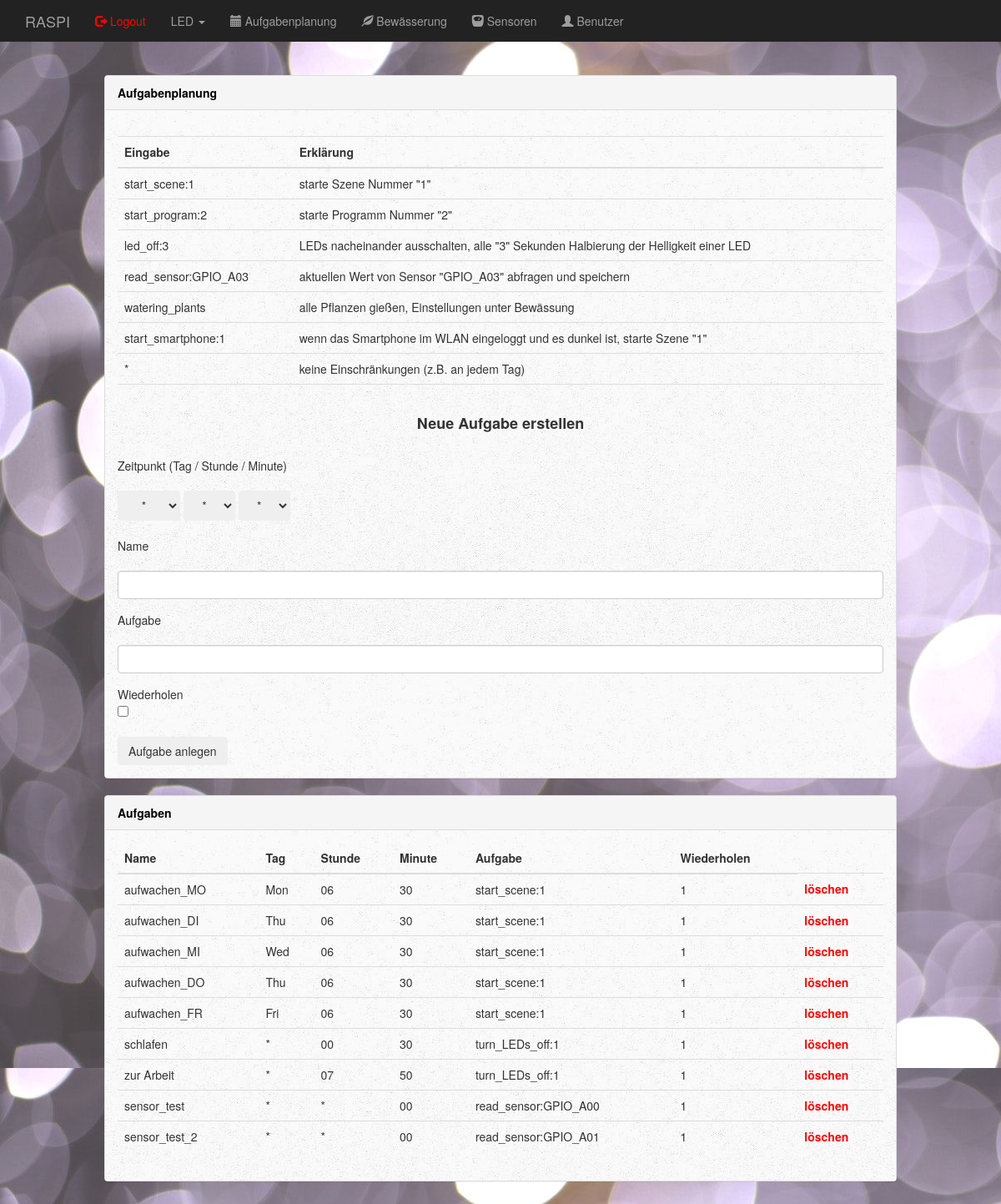
Page /dashboard/schedular/ (signed in) on the earlier database version.
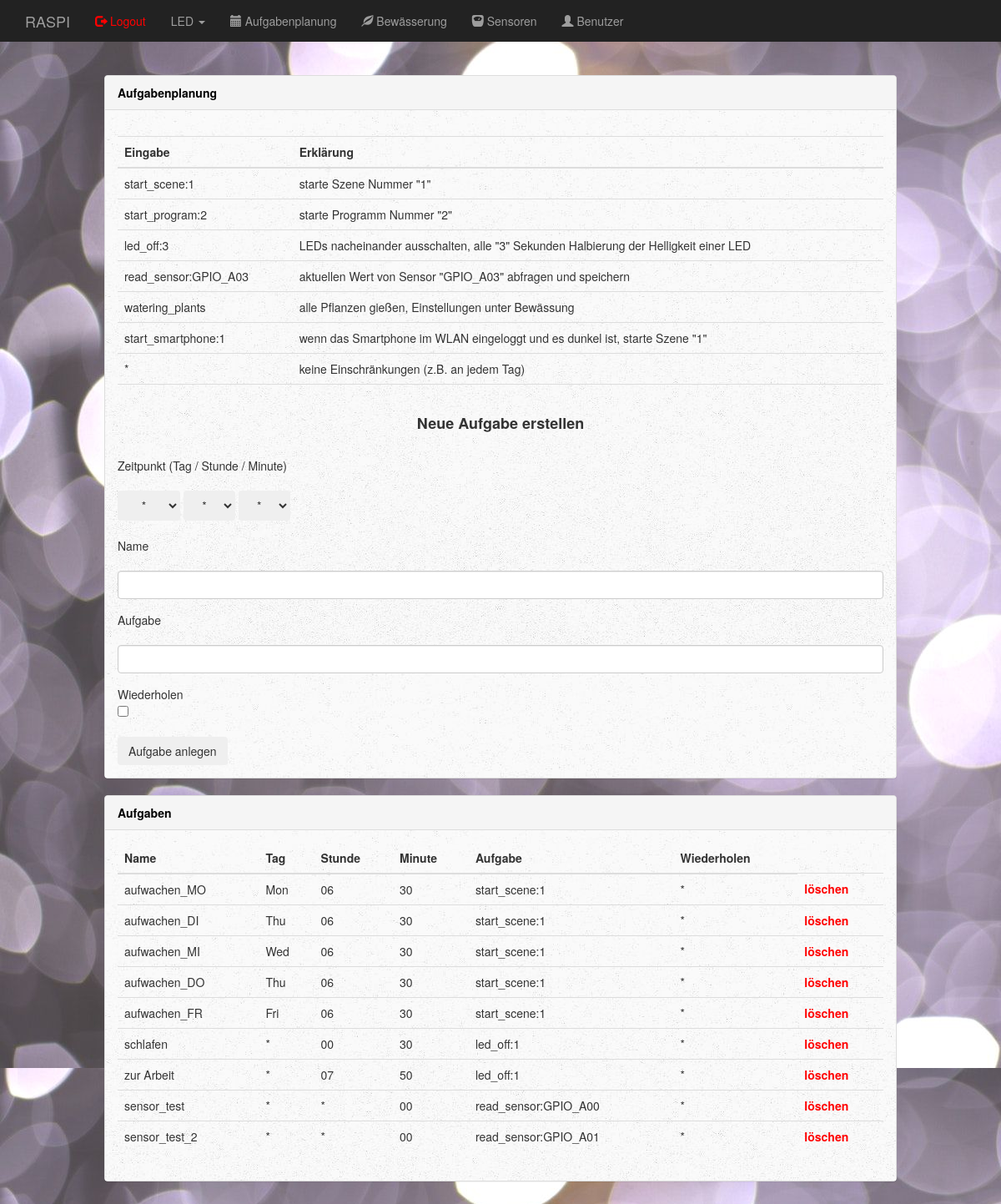
Same page on the later database version.
### app.py (models this page shows)
class Schedular(db.Model):
    __tablename__ = 'schedular'
    id     = db.Column(db.Integer, primary_key=True, autoincrement = True)
    name   = db.Column(db.String(50), unique=True)
    day    = db.Column(db.String(50))
    hour   = db.Column(db.String(50))
    minute = db.Column(db.String(50))
    task   = db.Column(db.String(100))
    repeat = db.Column(db.String(50))

### app.py (the view)
@app.route('/dashboard/schedular/', methods=['GET'])
@login_required
@superuser_required
def dashboard_schedular():
    error_massage = ""
    set_name = ""
    set_task = ""
    if request.method == "GET":
        if request.args.get("set_name") is not None:
            if request.args.get("set_name") == "":
                error_massage = "Kein Name angegeben"
                set_task = request.args.get("set_task")
            elif request.args.get("set_task") == "":
                error_massage = "Keine Aufgabe angegeben"
                set_name = request.args.get("set_name")
            else:
                name   = request.args.get("set_name")
                day    = request.args.get("set_day")
                hour   = request.args.get("set_hour")
                minute = request.args.get("set_minute")
                task   = request.args.get("set_task")
                if request.args.get("checkbox"):
                    repeat = "*"
                else:
                    repeat = ""
                check_entry = Schedular.query.filter_by(name=name).first()
                if check_entry is None:
                    for i in range(1,25):
                        if Schedular.query.filter_by(id=i).first():
                            pass
                        else:
                            task = Schedular(
                                    id     = i,
                                    name   = name,
                                    day    = day,
                                    hour   = hour,
                                    minute = minute,
                                    task   = task,
                                    repeat = repeat,
                                )
                            db.session.add(task)
                            db.session.commit()
                            break
                else:
                    error_massage = "Name schon vergeben"
    schedular_list = Schedular.query.all()
    dropdown_list_days    = ["*", "Mon", "Thu", "Wed", "Thu", "Fri", "Sat", "Sun"]
    dropdown_list_hours   = ["*", "00", "01", "02", "03", "04", "05", "06", "07", "08", "09", "10", "11",
                             "12","13", "14", "15", "16", "17", "18", "19", "20", "21", "22", "23"]
    dropdown_list_minutes = ["*", "00", "01", "02", "03", "04", "05", "06", "07", "08", "09", "10", "11",
                             "12","13", "14", "15", "16", "17", "18", "19", "20", "21", "22", "23", "24",
                             "25", "26", "27", "28", "29", "30", "31", "32", "33", "34", "35", "36","37",
                             "38", "39", "40", "41", "42", "43", "44", "45", "46", "47", "48","49", "50",
                             "51", "52", "53", "54", "55", "56", "57", "58", "59"]
    return render_template('dashboard_schedular.html',
                            dropdown_list_days=dropdown_list_days,
                            dropdown_list_hours=dropdown_list_hours,
                            dropdown_list_minutes=dropdown_list_minutes,
                            schedular_list=schedular_list,
                            error_massage=error_massage,
                            set_name=set_name,
                            set_task=set_task
                            )

### app.py (called while the page is built)
def superuser_required(f):
    @wraps(f)
    def wrap(*args, **kwargs):
        if current_user.role == "superuser":
            return f(*args, **kwargs)
        else:
            form = LoginForm()
            return render_template('login.html', form=form, role_check=False)
    return wrap

@login_manager.user_loader
def load_user(user_id):
    return User.query.get(int(user_id))

### templates/dashboard_schedular.html (shortened to what the changed rows need)
{% extends "bootstrap/base.html" %}
{% block styles %}
  {{super()}}
  <link rel="stylesheet" href="{{url_for('.static', filename='dashboard.css')}}">
{% endblock %}
{% block content %}
<br>
<div class="col-sm-2 col-sm-offset-2 col-md-10 col-md-offset-1 main">
  <div class="row">
    <div class="col">
      <div class="panel panel-default">
          <div class="panel-body">
          <table class="table">
            <thead>
              <tr><td></td><td></td></tr>
              <tr>
                <th>Eingabe</th>
                <th>Erklärung</th>
              </tr>
            </thead>
          </table>
          <br>
          <br>
          <br>
        </div>
      </div>
      <div class="panel panel-default">
        <div class="panel-body">
          <table class="table">
            <thead>
              <th scope="col">Name</th>
              <th scope="col">Tag</th>
              <th scope="col">Stunde</th>
              <th scope="col">Minute</th>
              <th scope="col">Aufgabe</th>
              <th scope="col">Wiederholen</th>
            </thead>
            <tbody>
              {% for entry in schedular_list %}
              <tr>
                <td>{{ entry.name }}</td>
                <td>{{ entry.day }}</td>
                <td>{{ entry.hour }}</td>
                <td>{{ entry.minute }}</td>
                <td>{{ entry.task }}</td>
                <td>{{ entry.repeat }}</td>
                <td><a href="/dashboard/schedular/delete/{{ entry.id }}"><font color="red"><b>löschen</b></font></a></td>
              </tr>
              {% endfor %}
            </tbody>
          </table>
        </div>
      </div>
    </div>
  </div>
</div>
{% endblock %}

Differences in the rows shown:
changed Schedular "aufwachen_MO": repeat "1" → "*"
changed Schedular "aufwachen_DI": repeat "1" → "*"
changed Schedular "aufwachen_MI": repeat "1" → "*"
changed Schedular "aufwachen_DO": repeat "1" → "*"
changed Schedular "aufwachen_FR": repeat "1" → "*"
changed Schedular "schlafen": task "turn_LEDs_off:1" → "led_off:1"; repeat "1" → "*"
changed Schedular "zur Arbeit": task "turn_LEDs_off:1" → "led_off:1"; repeat "1" → "*"
changed Schedular "sensor_test": repeat "1" → "*"
changed Schedular "sensor_test_2": repeat "1" → "*"
